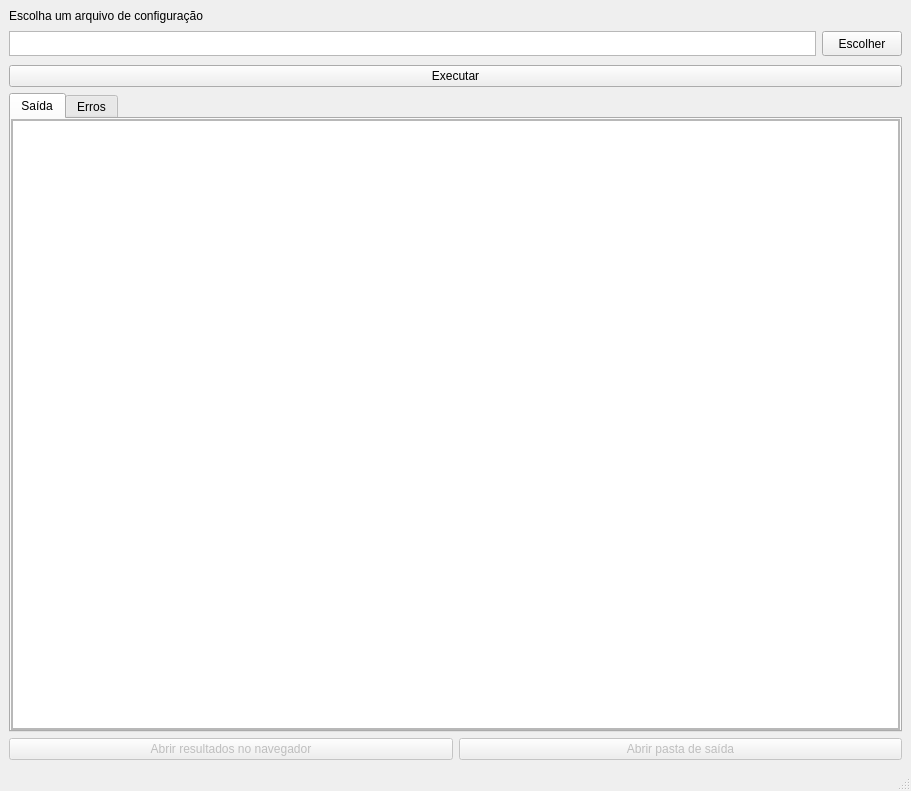
<?xml version="1.0" encoding="UTF-8"?>
<ui version="4.0">
 <class>MainWindow</class>
 <widget class="QMainWindow" name="MainWindow">
  <property name="geometry">
   <rect>
    <x>0</x>
    <y>0</y>
    <width>911</width>
    <height>791</height>
   </rect>
  </property>
  <property name="windowTitle">
   <string>ScriptLattes</string>
  </property>
  <widget class="QWidget" name="centralwidget">
   <layout class="QVBoxLayout" name="verticalLayout">
    <item>
     <widget class="QLabel" name="label">
      <property name="text">
       <string>Escolha um arquivo de configuração</string>
      </property>
     </widget>
    </item>
    <item>
     <widget class="QWidget" name="widget" native="true">
      <property name="maximumSize">
       <size>
        <width>16777215</width>
        <height>30</height>
       </size>
      </property>
      <layout class="QHBoxLayout" name="horizontalLayout">
       <property name="margin">
        <number>0</number>
       </property>
       <item>
        <widget class="QTextEdit" name="input">
         <property name="maximumSize">
          <size>
           <width>16777215</width>
           <height>25</height>
          </size>
         </property>
        </widget>
       </item>
       <item>
        <widget class="QPushButton" name="filechooser">
         <property name="maximumSize">
          <size>
           <width>16777215</width>
           <height>25</height>
          </size>
         </property>
         <property name="text">
          <string>Escolher</string>
         </property>
        </widget>
       </item>
      </layout>
     </widget>
    </item>
    <item>
     <widget class="QPushButton" name="runner">
      <property name="text">
       <string>Executar</string>
      </property>
     </widget>
    </item>
    <item>
     <widget class="QWidget" name="widget_2" native="true">
      <property name="sizePolicy">
       <sizepolicy hsizetype="Expanding" vsizetype="Expanding">
        <horstretch>0</horstretch>
        <verstretch>0</verstretch>
       </sizepolicy>
      </property>
      <layout class="QVBoxLayout" name="verticalLayout_2">
       <property name="margin">
        <number>0</number>
       </property>
       <item>
        <widget class="QTabWidget" name="tabs">
         <property name="currentIndex">
          <number>0</number>
         </property>
         <widget class="QWidget" name="output_tab">
          <property name="sizePolicy">
           <sizepolicy hsizetype="Expanding" vsizetype="Expanding">
            <horstretch>0</horstretch>
            <verstretch>0</verstretch>
           </sizepolicy>
          </property>
          <property name="acceptDrops">
           <bool>false</bool>
          </property>
          <attribute name="title">
           <string>Saída</string>
          </attribute>
          <layout class="QHBoxLayout" name="horizontalLayout_2">
           <property name="margin">
            <number>0</number>
           </property>
           <item>
            <widget class="QScrollArea" name="scrollOutput">
             <property name="widgetResizable">
              <bool>true</bool>
             </property>
             <widget class="QWidget" name="scrollAreaWidgetContents">
              <property name="geometry">
               <rect>
                <x>0</x>
                <y>0</y>
                <width>887</width>
                <height>595</height>
               </rect>
              </property>
              <property name="sizePolicy">
               <sizepolicy hsizetype="Expanding" vsizetype="Expanding">
                <horstretch>0</horstretch>
                <verstretch>0</verstretch>
               </sizepolicy>
              </property>
              <layout class="QVBoxLayout" name="verticalLayout_3">
               <property name="margin">
                <number>0</number>
               </property>
               <item>
                <widget class="QTextBrowser" name="out"/>
               </item>
              </layout>
             </widget>
            </widget>
           </item>
          </layout>
         </widget>
         <widget class="QWidget" name="error_tab">
          <attribute name="title">
           <string>Erros</string>
          </attribute>
          <layout class="QVBoxLayout" name="verticalLayout_4">
           <property name="margin">
            <number>0</number>
           </property>
           <item>
            <widget class="QScrollArea" name="scrollArea_2">
             <property name="widgetResizable">
              <bool>true</bool>
             </property>
             <widget class="QWidget" name="scrollAreaWidgetContents_2">
              <property name="geometry">
               <rect>
                <x>0</x>
                <y>0</y>
                <width>887</width>
                <height>595</height>
               </rect>
              </property>
              <layout class="QVBoxLayout" name="verticalLayout_5">
               <property name="margin">
                <number>0</number>
               </property>
               <item>
                <widget class="QTextBrowser" name="errors"/>
               </item>
              </layout>
             </widget>
            </widget>
           </item>
          </layout>
         </widget>
        </widget>
       </item>
      </layout>
     </widget>
    </item>
    <item>
     <widget class="QWidget" name="resultsWidget" native="true">
      <property name="enabled">
       <bool>false</bool>
      </property>
      <layout class="QHBoxLayout" name="horizontalLayout_3">
       <property name="margin">
        <number>0</number>
       </property>
       <item>
        <widget class="QPushButton" name="openLink">
         <property name="text">
          <string>Abrir resultados no navegador</string>
         </property>
        </widget>
       </item>
       <item>
        <widget class="QPushButton" name="openFolder">
         <property name="text">
          <string>Abrir pasta de saída</string>
         </property>
        </widget>
       </item>
      </layout>
     </widget>
    </item>
   </layout>
  </widget>
  <widget class="QStatusBar" name="statusbar"/>
 </widget>
 <resources/>
 <connections/>
</ui>
